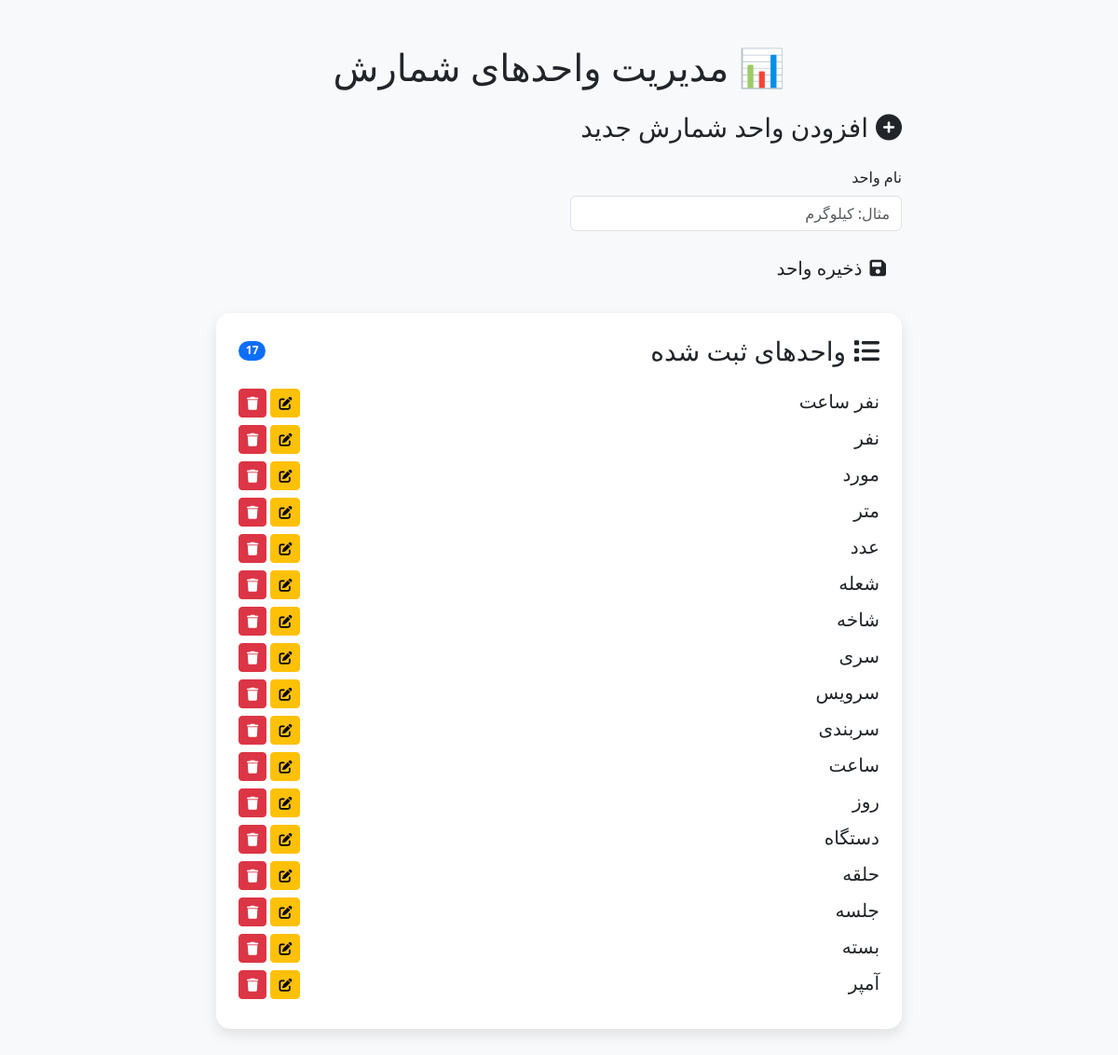
The app's page /counting_unit.php with its own data.
### tables this page shows
CREATE TABLE `units` (
  `id` int(11) NOT NULL,
  `name` varchar(100) NOT NULL
);

### counting_unit.php (the view, shortened to what this page needs)
<?php
require_once 'database.php';
$units = [];
$sql = "SELECT * FROM units ORDER BY name DESC";
$result = $conn->query($sql);
if ($result->num_rows > 0) {
    while($row = $result->fetch_assoc()) {
        $units[] = $row;
    }
}
?>
<!DOCTYPE html>
<html lang="fa" dir="rtl">
<head>
    <link rel="stylesheet" href="https://cdn.jsdelivr.net/npm/bootstrap@5.3.0/dist/css/bootstrap.rtl.min.css">
    <link rel="stylesheet" href="https://cdn.jsdelivr.net/npm/@fortawesome/fontawesome-free@6.0.0/css/all.min.css">
</head>
<body>
    <div class="container py-5">
        <div class="row justify-content-center">
            <div class="col-lg-8">
                <h1 class="text-center mb-4">📊 مدیریت واحدهای شمارش</h1>
                <div class="form-container mb-4">
                    <h3 class="mb-4"><i class ="fas fa-plus-circle me-2"></i>افزودن واحد شمارش جدید</h3>
                    <form method="POST" action="">
                        <div class="row">
                            <div class="col-md-6 mb-3">
                                <label for="unitName" class="form-label">نام واحد</label>
                                <input type="text" class="form-control" id="unitName" name="unitName" placeholder="مثال: کیلوگرم" required>
                            </div>
                        </div>
                        <button type="submit" name="add_unit" class="btn btn-submit btn-lg">
                            <i class="fas fa-save me-2"></i>ذخیره واحد
                        </button>
                    </form>
                </div>
                <div class="card p-4">
                    <div class="d-flex justify-content-between align-items-center mb-4">
                        <h3 class="mb-0"><i class="fas fa-list me-2"></i>واحدهای ثبت شده</h3>
                        <span class="badge bg-primary rounded-pill"><?= count($units) ?></span>
                    </div>
                    <div id="unitsList">
                        <?php if (count($units) === 0): ?>
                            <div class="text-center py-5">
                                <i class="fas fa-box-open fa-3x text-muted mb-3"></i>
                                <p class="text-muted">هنوز هیچ واحدی اضافه نشده است</p>
                            </div>
                        <?php else: ?>
                            <?php foreach ($units as $unit): ?>
                                <div class="unit-item d-flex justify-content-between align-items-center mb-2">
                                    <div>
                                        <h5 class="mb-1"><?= htmlspecialchars($unit['name']) ?></h5>
                                    </div>
                                    <div>
                                        <button class="btn btn-warning btn-sm" data-bs-toggle="modal" data-bs-target="#editModal<?= $unit['id'] ?>">
                                            <i class="fas fa-edit"></i>
                                        </button>
                                        <a href="?delete=<?= $unit['id'] ?>" class="btn btn-danger btn-sm" onclick="return confirm('آیا مطمئن هستید که می‌خواهید این واحد را حذف کنید؟');">
                                            <i class="fas fa-trash"></i>
                                        </a>
                                    </div>
                                </div>
                            <?php endforeach; ?>
                        <?php endif; ?>
                    </div>
                </div>
            </div>
        </div>
    </div>
</body>
</html>

### counting_unit.php (style rules this page uses)
body { background-color: #f8f9fa; font-family: 'Segoe UI', Tahoma, Geneva, Verdana, sans-serif; }
.card { border-radius: 15px; box-shadow: 0 6px 15px rgba(0, 0, 0, 0.1); border: none; }

### records on screen
units: name "نفر ساعت"
units: name "نفر"
units: name "مورد"
units: name "متر"
units: name "عدد"
units: name "شعله"
units: name "شاخه"
units: name "سری"
units: name "سرویس"
units: name "سربندی"
units: name "ساعت"
units: name "روز"
units: name "دستگاه"
units: name "حلقه"
units: name "جلسه"
units: name "بسته"
units: name "آمپر"

### other values on screen
count($units) "17"
